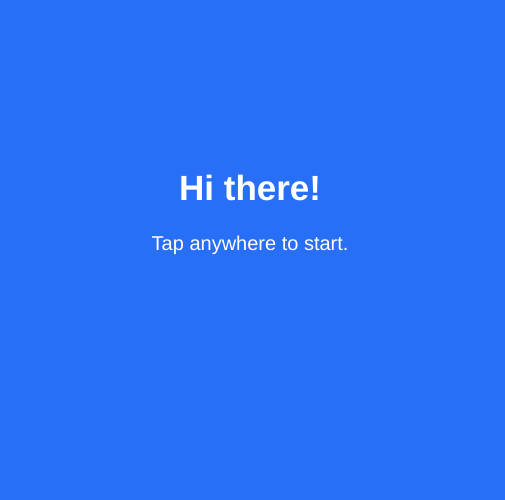
Frame 1 (no input)
Frame 60 (no input): identical to frame 1, image omitted
Frame 120 (the mouse pressed at the canvas centre since frame 60): identical to frame 1, image omitted

The p5.js sketch that drew this single still picture (run headless with seeded random() and noise() and a simulated clock; from frame 60 on, the mouse is pressed at the canvas centre):

// p5.js sketch
// ── sketch.js
function setup() {
  createCanvas(side + 5, side);
}

function fillGrid() {
  fill(28, 31, 38);
  noStroke();
  for(var i = 0; i < gridSquares.length; i++)
  	rect(initialSquareX + (side/gridSpacing) * gridSquares[i].x, initialSquareY + (side/gridSpacing) * gridSquares[i].y, squareSize, squareSize, 20);
}

function draw() {
  if(screen == screens.home) drawHome();
  else if(screen == screens.revealQuestion) {
	background(40, 111, 247);
	drawEmptyGrid();
	fillGrid();
	drawScore();
  }
  else if(screen == screens.gameEnd) drawGameEnd();
}

// ── IOevents.js
function keyPressed() {
  if(keyCode === ENTER && (screen === screens.home))
  	screen = screens.revealQuestion;
  if(keyCode === BACKSPACE && (screen === screens.revealQuestion))
  	screen = screens.home;
  return false;
}

function mouseClicked() {
	if(screen === screens.home)
		screen = screens.revealQuestion;
	return false;
}

// ── Square.js
class Square {
	constructor(x, y) {
		if(x > gridLength || y > gridLength) throw new Error('Value should be less than ' + gridLength);
		this.x = x;
		this.y = y;
	}
}
// ── creators.js
function generateRandomSquares() {
	var gridSquares = []
	var x = 0;
	var y = 0;
	while(gridSquares.length < currentLevel) {
		x = Math.floor(Math.random() * gridLength);
		while (x == y) y = Math.floor(Math.random() * 3);
		isDuplicatePresent = false;
		for(var i = 0; i < gridSquares.length; i++)
			if(gridSquares[i].y == y && gridSquares[i].x == x) {
				isDuplicatePresent = true;
				break;
			}
		if(!isDuplicatePresent) gridSquares.push(new Square(x, y));
	}
	return gridSquares;
}
// ── drawScreens.js
function drawHome() {
	background(40, 111, 247);
 	textSize(35);
  	textAlign(CENTER);
  	textStyle(BOLD);
  	fill(255, 255, 255);
  	text('Hi there!', side/2, side/2 - 50);
  	textStyle(NORMAL);
  	textSize(20);
  	text('Tap anywhere to start.', side/2, side/2);
}

function drawScore() {
  textSize(25);
  textAlign(RIGHT);
  textStyle(BOLD);
  fill(255, 255, 255);
  text('Score: ' + score, side - 50, 40);
}

function drawEmptyGrid() {
  fill(28, 31, 38, 30);
  noStroke();
  for(let i = 0; i < gridLength; i++)
    for(let j = 0; j < gridLength; j++)
      rect(initialSquareX + (side/gridSpacing) * i, initialSquareY + (side/gridSpacing) * j, squareSize, squareSize, 20);
}
// ── init.js
const side = 500;
const initialSquareX = side/10;
const initialSquareY = side/8;
const gridLength = 3;
const currentLevel = 3;
const squareSize = (side - (side / 4)) / gridLength;
const gridSpacing = gridLength + (side/1000);
const screens = Object.freeze({
  home: 0,
  revealQuestion: 1,
  userAnswer: 2,
  gameEnd: 3
});
var gridSquares = generateRandomSquares()
var score = 0;

var screen = screens.home;
